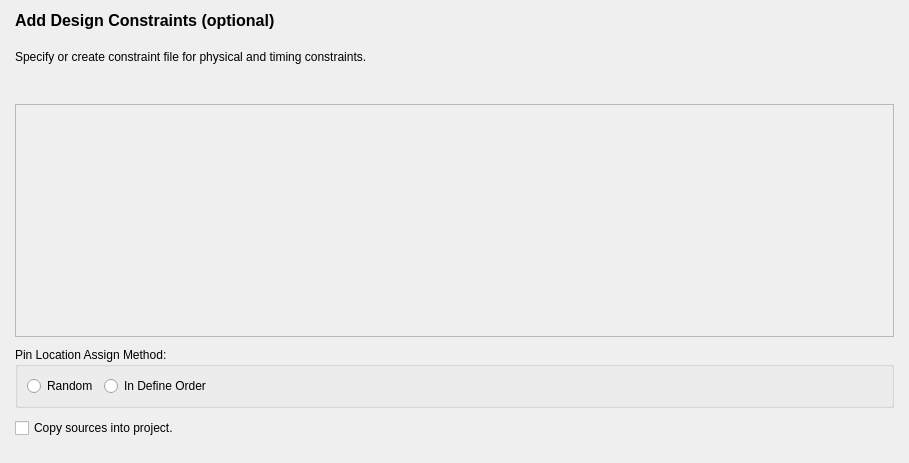
<?xml version="1.0" encoding="UTF-8"?>
<ui version="4.0">
 <class>addConstraintsForm</class>
 <widget class="QWidget" name="addConstraintsForm">
  <property name="geometry">
   <rect>
    <x>0</x>
    <y>0</y>
    <width>909</width>
    <height>463</height>
   </rect>
  </property>
  <property name="windowTitle">
   <string>Form</string>
  </property>
  <layout class="QVBoxLayout" name="verticalLayout_2">
   <property name="spacing">
    <number>20</number>
   </property>
   <property name="leftMargin">
    <number>15</number>
   </property>
   <property name="rightMargin">
    <number>15</number>
   </property>
   <property name="bottomMargin">
    <number>0</number>
   </property>
   <item>
    <widget class="QLabel" name="m_labelTitle">
     <property name="font">
      <font>
       <family>Arial</family>
       <pointsize>12</pointsize>
       <bold>true</bold>
      </font>
     </property>
     <property name="text">
      <string>Add Design Constraints (optional)</string>
     </property>
     <property name="wordWrap">
      <bool>true</bool>
     </property>
    </widget>
   </item>
   <item>
    <widget class="QLabel" name="m_labelDetail">
     <property name="text">
      <string>Specify or create constraint file for physical and timing constraints.</string>
     </property>
     <property name="wordWrap">
      <bool>true</bool>
     </property>
    </widget>
   </item>
   <item>
    <layout class="QHBoxLayout" name="horizontalLayout_2" stretch="95">
     <property name="spacing">
      <number>0</number>
     </property>
     <property name="leftMargin">
      <number>0</number>
     </property>
     <property name="rightMargin">
      <number>0</number>
     </property>
     <item>
      <layout class="QVBoxLayout" name="verticalLayout" stretch="90,0,10">
       <property name="spacing">
        <number>10</number>
       </property>
       <property name="leftMargin">
        <number>0</number>
       </property>
       <property name="topMargin">
        <number>20</number>
       </property>
       <property name="bottomMargin">
        <number>25</number>
       </property>
       <item>
        <widget class="QFrame" name="m_frame">
         <property name="frameShape">
          <enum>QFrame::StyledPanel</enum>
         </property>
         <property name="frameShadow">
          <enum>QFrame::Raised</enum>
         </property>
        </widget>
       </item>
       <item>
        <widget class="QGroupBox" name="groupBox">
         <property name="title">
          <string>Pin Location Assign Method:</string>
         </property>
         <layout class="QFormLayout" name="formLayout">
          <item row="0" column="0">
           <widget class="QRadioButton" name="select_random">
            <property name="text">
             <string>Random</string>
            </property>
           </widget>
          </item>
          <item row="0" column="1">
           <widget class="QRadioButton" name="select_defineOrder">
            <property name="text">
             <string>In Define Order</string>
            </property>
           </widget>
          </item>
         </layout>
        </widget>
       </item>
       <item>
        <widget class="QCheckBox" name="m_ckkBoxCopy">
         <property name="text">
          <string>Copy sources into project.</string>
         </property>
        </widget>
       </item>
      </layout>
     </item>
    </layout>
   </item>
  </layout>
 </widget>
 <resources/>
 <connections/>
</ui>
